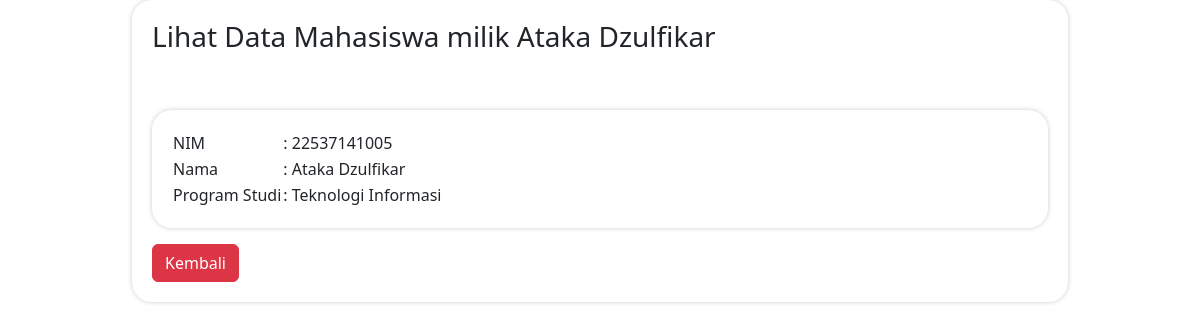
The page /lihat.php?nim=22537141005 on the database its author committed.
### tables this page shows
CREATE TABLE `mahasiswa` (
  `id` int(11) NOT NULL,
  `nim` varchar(50) NOT NULL,
  `nama` varchar(255) NOT NULL,
  `prodi` varchar(255) NOT NULL
);

### lihat.php (the view, shortened to what this page needs)
<?php
include("koneksi.php");
$nim = $_GET['nim'];
$data = mysqli_query($koneksi, "SELECT * from mahasiswa WHERE nim='$nim'") or die('koneksi gagal');
$d = mysqli_fetch_array($data);
?>
<!DOCTYPE html>
<html lang="en">
<head>
    <link href="https://cdn.jsdelivr.net/npm/bootstrap@5.2.3/dist/css/bootstrap.min.css" rel="stylesheet">
</head>
<body>
    <div class="container">
        <div class="box">
            <div class="judul">
                <h3> Lihat Data Mahasiswa milik <?php echo $d['nama'] ?> </h3>
            </div>
            <br>
            <br>
            <div class="box">
                <?php
                include("koneksi.php");
                $nim = $_GET['nim'];
                $data = mysqli_query($koneksi, "SELECT * from mahasiswa WHERE nim='$nim'") or die('koneksi gagal');
                while ($d = mysqli_fetch_array($data)) {
                ?>
                    <table>
                        <tr>
                            <td>NIM</td>
                            <td>: <?php echo $d['nim'] ?></td>
                        </tr>
                        <tr>
                            <td>Nama</td>
                            <td>: <?php echo $d['nama'] ?></td>
                        </tr>
                        <tr>
                            <td>Program Studi</td>
                            <td>: <?php echo $d['prodi'] ?></td>
                        </tr>
                    </table>
                <?php
                } ?>
            </div>
            <a href="dashboard.php" class="btn btn-danger mt-3">Kembali</a>
        </div>
    </div>
</body>
</html>

### lihat.php (style rules this page uses)
.container { width: 80%; margin: auto; }
.box { width: 100%; padding: 20px; background-color: #fff; box-shadow: 0px 0px 5px #ccc; border-radius: 20px; }

### rows shown on the page
mahasiswa: nama "Ataka Dzulfikar", nim "22537141005", prodi "Teknologi Informasi"
